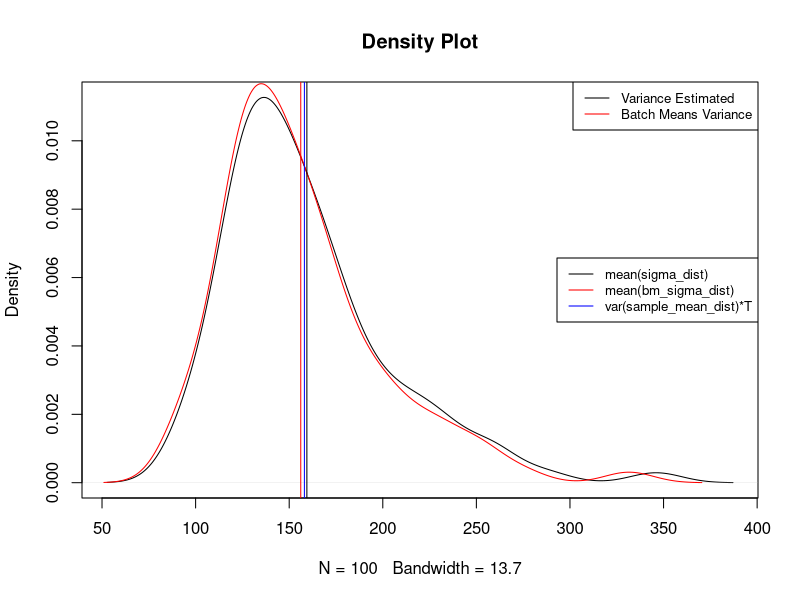
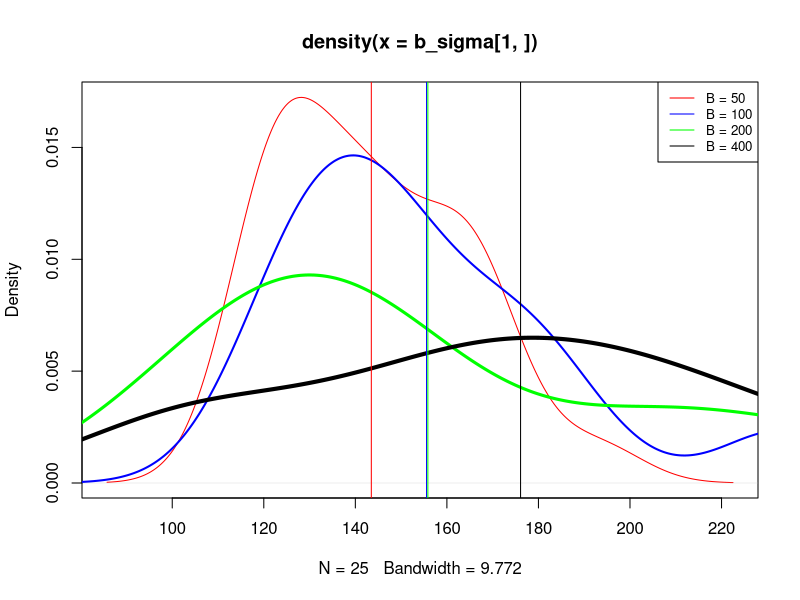

Reproduce these figures in R, in order.
# running the procedure of using MCMC to generate samples
# then finding the variance and plotting there density

# defining different targets

# exponential
rate = 2
exponential <- function(x,rate){
    return(dexp(x,rate))
}
# gamma
shape = 9
rate = 0.5
gamma <- function(x,shape,rate){
    return(dgamma(x,shape = shape, rate = rate))
}
# laplace

theta = 2
s = 4    
laplace <- function(x,theta,s){
    return(0.5*(1/s)*exp(-abs(x-theta)/s))
}
# chi-squared

k = 5
chisq <- function(x,k){
    return(dchisq(x,k))
}

# Using normal distribution as proposal 
normal <- function(x,mu,h){
	return (rnorm(x,mean = mu, sd = h))
}

#setting up parameters for distributions
target <- laplace
proposal <- normal

# setting up for running multiple mcmc
iter <- 100

#for the sigma of each run
sigma_dist = numeric(length = iter)
bm_sigma_dist = numeric(length = iter)
#for the sample mean of each run
sample_mean_dist = numeric(length = iter)

acc_dist = numeric(length = iter)
# running mulitple mcmc
# setting up changing parameters

b_dist <- c(50,100,200,400);

b_sigma <- matrix(0, nrow = length(b_dist), ncol = iter/length(b_dist))
T <- 1e4

h <- 8

ini <- 2
it <- 1

while(it <= iter){
    x <- numeric(T)
    acc <- 0
    x[1] <- ini + rnorm(1) #rnorm for a little variance in starting value
    while(x[1] < 0){
        x[1] <- ini + rnorm(1)
    }
    for(t in 2:T){
        y = proposal(1,x[t-1],h)
        # sample space restrictions
        while(y < 0){ 
            y = proposal(1,x[t-1],h)
        }
        alpha = min((target(y,theta,s)/target(x[t-1],theta,s)),1)
        u = runif(1,0,1)
        if(u <= alpha){
            x[t] = y
            acc <- acc + 1
        } else {
            x[t] = x[t-1]
        }
    }
    acc_dist[it] <- ((acc/T)*100)
    sample_mean_dist[it] = mean(x)
    
    n <- T
    b <- b_dist[if (it%%length(b_dist) == 0) length(b_dist) else it%%length(b_dist)]

    a <- n/b
    mu = mean(x)
    Y = numeric(a)

    for(i in 0:(a-1)){
        Y[i+1] = mean(x[((b*i)+1):(b*(i+1))])
    }
    bm_sigma_dist[it] = (b/(a-1))*(sum((Y-mu)^2))

    model = ar(Y, aic = FALSE,order.max = 1)
    if(model$order == 0){
        print("Got a model with order 0")
        break
    }
    rho <- model$ar
    alpha_sq <- model$var.pred
    sigma_dist[it] <- (b*alpha_sq)/((1-rho^2))
    b_sigma[if (it%%length(b_dist) == 0) length(b_dist) else it%%length(b_dist), if(floor(it/length(b_dist)) == 25) 25 else floor(it/length(b_dist)) + 1] = (b*alpha_sq)/((1-rho^2))
    it <- it + 1
}

mean(acc_dist)

var(sample_mean_dist)
var(sample_mean_dist)*T

mean(sigma_dist)
mean(bm_sigma_dist)
var(sigma_dist)
var(bm_sigma_dist)


plot(density(sigma_dist), main = "Density Plot")
lines(density(bm_sigma_dist),col = "red")
abline(v=mean(sigma_dist), col="black")
abline(v=mean(bm_sigma_dist), col="red")
abline(v=var(sample_mean_dist)*T, col = "blue")
legend("topright", legend=c("Variance Estimated", "Batch Means Variance"),
       col=c("black", "red"), lty=1:1, cex=0.8)
legend("right", legend=c("mean(sigma_dist)","mean(bm_sigma_dist)","var(sample_mean_dist)*T"),col=c("black","red","blue"), lty=1:1:1, cex=0.8)

col = c("red","blue","green","black")
plot(density(b_sigma[1,]), lwd = 1, col = col[1])
for(x in 2:4) {
    lines(density(b_sigma[x,]), lwd = x, col = col[x])
}

legend("topright", legend=c("B = 50", "B = 100", "B = 200", "B = 400"),
       col=col, lty=1:1:1:1, cex=0.8)
for(x in 1:4) {
    abline(v=mean(b_sigma[x,]), col=col[x])
}

for(x in 1:4) {
    cat(b_dist[x], " ", mean(b_sigma[x,])," \n")
}
for(x in 1:4) {
    cat(b_dist[x], " ", var(b_sigma[x,])," \n")
}